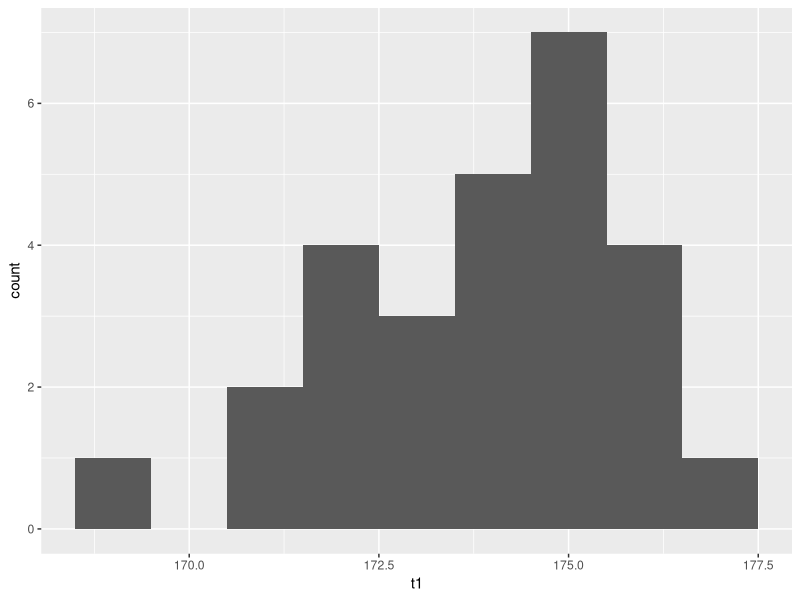
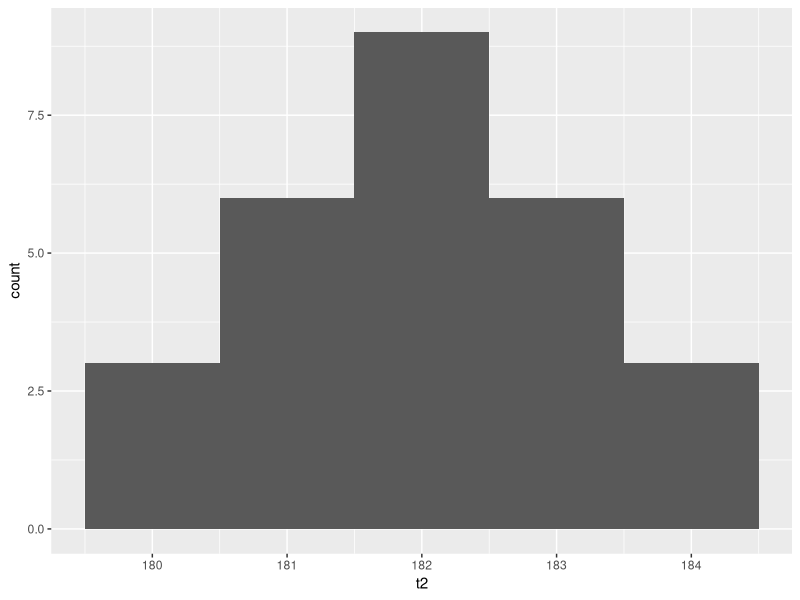

Write the R code that produced these figures, in order.
library(ggplot2)
t1 <- c(172,174,176,172,172,173,176,172,177,174,176,175,176,169,175,174,174,174,175,173,171,171,175,175,173,175,175)
df1 <- as.data.frame(t1)
ggplot(df1, aes(t1)) + geom_histogram(binwidth=1)

t2 <- c(184,180,181,184,182,181,182,182,183,182,181,182,182,180,183,181,184,183,182,182,183,182,183,181,180,181,183)
df2 <- as.data.frame(t2)
ggplot(df2, aes(t2)) + geom_histogram(binwidth=1)
